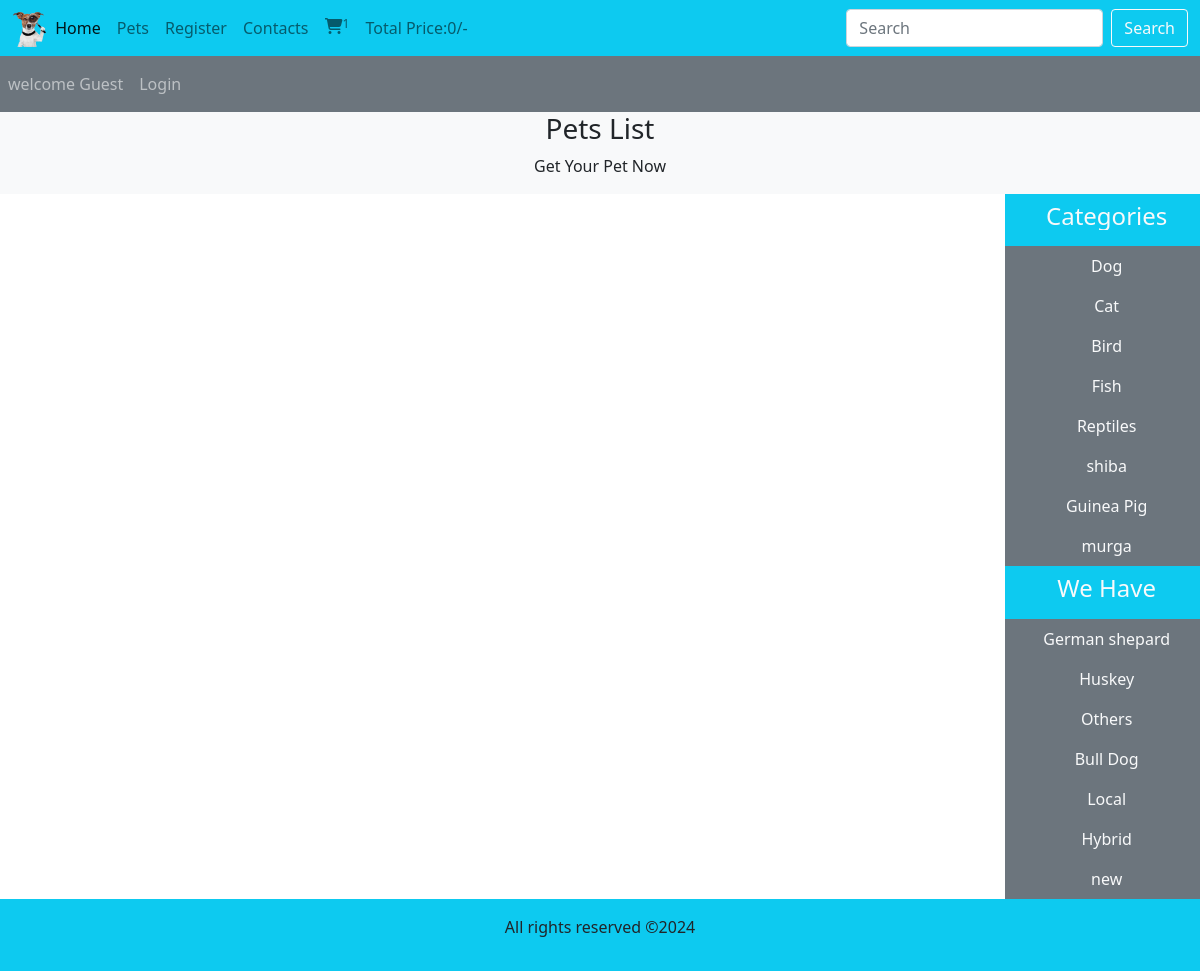
The page /search_pet.php on the database its author committed.
### tables this page shows
CREATE TABLE `categories` (
  `category_id` int(11) NOT NULL,
  `category_title` varchar(100) NOT NULL
);

CREATE TABLE `breeds` (
  `breed_id` int(11) NOT NULL,
  `breed_title` varchar(100) NOT NULL
);

### search_pet.php (the view, shortened to what this page needs)
<?php
include('./includes/connect.php');
include('./functions/common_function.php');
?>
<!DOCTYPE html>
<html lang="en">
<head>
    <link href="https://cdn.jsdelivr.net/npm/bootstrap@5.0.2/dist/css/bootstrap.min.css" rel="stylesheet">
    <link rel="stylesheet" href="https://cdnjs.cloudflare.com/ajax/libs/font-awesome/6.5.2/css/all.min.css" />
<link rel="stylesheet" href="style.css">
</head>
<body>
  <div class="container-fluid p-0">
    <nav class="navbar navbar-expand-lg navbar-light bg-info">
  <div class="container-fluid">
    <img src="./images/real.png" alt="" class="logo">
    <div class="collapse navbar-collapse" id="navbarSupportedContent">
      <ul class="navbar-nav me-auto mb-2 mb-lg-0">
        <li class="nav-item">
          <a class="nav-link active" aria-current="page" href="index.php">Home</a>
        </li>
        <li class="nav-item">
          <a class="nav-link" href="display_all.php">Pets</a>
        </li>
        <li class="nav-item">
          <a class="nav-link" href="./users_area/user_registration.php">Register</a>
        </li>
        <li class="nav-item">
          <a class="nav-link" href="#">Contacts</a>
        </li>
        <li class="nav-item">
          <a class="nav-link" href="cart.php"><i class="fa fa-shopping-cart" aria-hidden="true"></i><sup>1</sup></a>
        </li>
        <li class="nav-item">
          <a class="nav-link" href="#">Total Price:<?php total_cart_price(); ?>/-</a>
        </li>
      </ul>
      <form class="d-flex" action="" method="get">
        <input class="form-control me-2" type="search" placeholder="Search" aria-label="Search" name="search_data">
       <input type="submit" value="Search" class="btn btn-outline-light" name="search_data_pet">
      </form>
    </div>
  </div>
</nav>
<nav class="navbar navbar-expand-lg navbar-dark bg-secondary">
<ul class="navbar-nav me-auto">
        <?php
          if(!isset($_SESSION['username'])){
            echo"<li class='nav-item'>
            <a class='nav-link' href='#'>welcome Guest</a>
          </li>";
          }else{
            echo"<li class='nav-item'>
            <a class='nav-link' href=''>Welcome ".$_SESSION['username']."</a>
          </li>";
        }
        if(!isset($_SESSION['username'])){
        echo" <li class='nav-item'>
        <a class='nav-link' href='./users_area/user_login.php'>Login</a>
      </li>";
      }else{
        echo"<li class='nav-item'>
        <a class='nav-link' href='./users_area/user_logout.php'>Logout</a>
      </li>";
    }
    ?>
</ul>
</nav>
<div class="bg-light">
    <h3 class="text-center">Pets List</h3>
    <p class="text-center">Get Your Pet Now</p>
</div>
<div class="row px-1">
  <div class="col-md-10">
</div>
  <div class="col-md-2 bg-secondary p-0">
     <ul class="navbar-nav me-auto text-center">
      <li class="nav-pet bg-info">
      <a href="#" class="nav-link text-light"><h4>Categories</h4></a>
      </li>
  <?php
$select_categories="select * from `categories`";
$result_categories=mysqli_query($con,$select_categories);
while($row_data=mysqli_fetch_assoc($result_categories)){
  $category_title=$row_data['category_title'];
  $category_id=$row_data['category_id'];
  echo"
  <li class='nav-pet ''>
    <a href='index.php?category=$category_id' class='nav-link text-light'> $category_title</a>
  </li>";
}
?>
     </ul>
     <ul class="navbar-nav me-auto text-center">
      <li class="nav-pet bg-info">
      <a href="#" class="nav-link text-light"><h4>We Have</h4></a>
      </li>
  <?php
getbreeds();
?>
     </ul>
  </div>
</div>
<div class="bg-info p-3 text-center">
    <p>All rights reserved ©2024 </p>
</div>
</div>
</body>
</html>

### functions/common_function.php (shortened to what this page needs)
<?php
function getbreeds(){
  global $con;
$select_breeds="select * from `breeds`";
$result_breeds=mysqli_query($con,$select_breeds);
while($row_data=mysqli_fetch_assoc($result_breeds)){
  $breed_title=$row_data['breed_title'];
  $breed_id=$row_data['breed_id'];
  echo"
  <li class='nav-pet ''>
    <a href='index.php?breed=$breed_id' class='nav-link text-light'> $breed_title</a>
  </li>";
}
}
  function total_cart_price(){
    $total_price=0;
  echo $total_price;
  }
?>

### style.css (style rules this page uses)
* { margin:0; padding:0; box-sizing:border-box; overflow-x:hidden; }
.logo { width:3%; height:3%; }

### rows shown on the page
categories: category_title "Dog"
categories: category_title "Cat"
categories: category_title "Bird"
categories: category_title "Fish"
categories: category_title "Reptiles"
categories: category_title "shiba"
categories: category_title "Guinea Pig"
categories: category_title "murga"
breeds: breed_title "German shepard"
breeds: breed_title "Huskey"
breeds: breed_title "Others"
breeds: breed_title "Bull Dog"
breeds: breed_title "Local"
breeds: breed_title "Hybrid"
breeds: breed_title "new"

### other values the page prints
$total_price "0"
